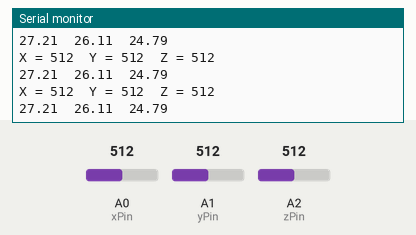
A sketch run on a simulated Arduino Uno, built with avr-gcc and run on an emulated ATmega328P. Parts: the last lines printed to the serial monitor. The inputs (shaded band) are chosen by the test bench; at power-on: A0 (xPin) = 512, A1 (yPin) = 512, A2 (zPin) = 512.

Above: at 1.3 s.
1.4 s: A0 (xPin) set to 716
At 1.83 s:
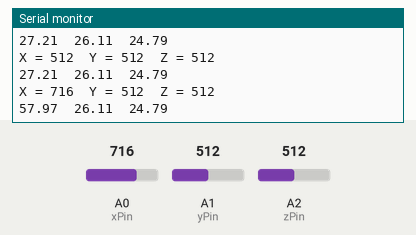
2.9 s: A1 (yPin) set to 716
At 3.33 s:
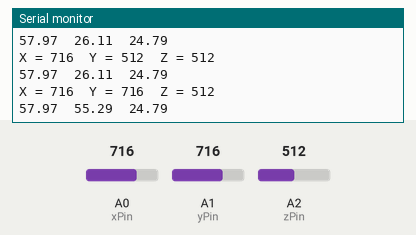
4.4 s: A2 (zPin) set to 716
At 4.84 s:
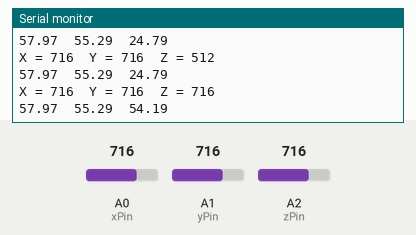
5.9 s: A0 (xPin) set to 900
At 6.35 s:
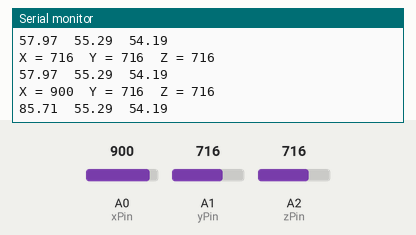
7.4 s: A1 (yPin) set to 900
At 7.85 s:
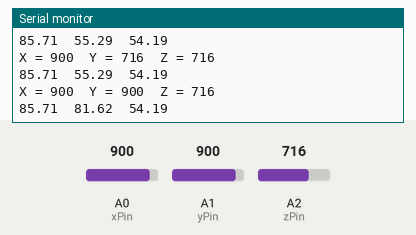
8.9 s: A2 (zPin) set to 900
At 9.36 s:
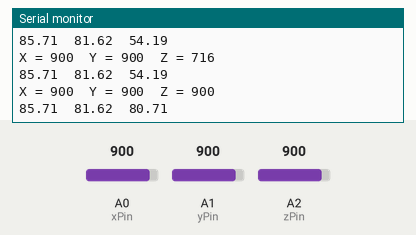
Timing chart, 0 to 11.4 s (numbered marks = the images above; inputs shaded):
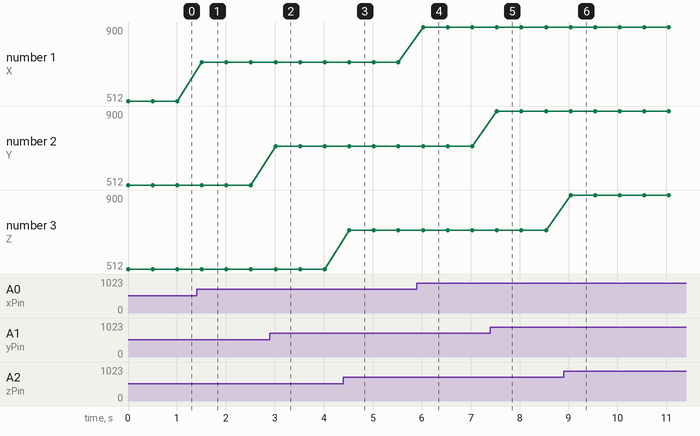

Measured:
- after the input at 1.4 s, the serial monitor: prints a new line after 0.11 s (image 1)
- after the input at 2.9 s, the serial monitor: prints a new line after 0.11 s (image 2)
- after the input at 4.4 s, the serial monitor: prints a new line after 0.12 s (image 3)
- after the input at 5.9 s, the serial monitor: prints a new line after 0.13 s (image 4)
- after the input at 7.4 s, the serial monitor: prints a new line after 0.14 s (image 5)
- after the input at 8.9 s, the serial monitor: prints a new line after 0.14 s (image 6)
- plotted number 1: 512 → 716 after the input at 1.4 s, 716 → 900 after the input at 5.9 s

The sketch:

axis.ino
```cpp
const int xPin = A0;
const int yPin = A1;
const int zPin = A2;


int x=0,y=0,z=0;


void setup() {

  Serial.begin(9600);
}

void loop() {
  // put your main code here, to run repeatedly:
x = analogRead(xPin);
y = analogRead(yPin);
z = analogRead(zPin);


float zero_G = 512.0;
float scale = 102.4;
Serial.print("X = " + String(x) +"\t");
Serial.print("Y = " + String(y) +"\t");
Serial.print("Z = " + String(z) + "\n");
Serial.print(((float)x - 331.5)/65*9.8 );
Serial.print("\t");
Serial.print(((float)y - 329.5)/68.5*9.8 );
Serial.print("\t");
Serial.print(((float)z - 340)/68*9.8 );
Serial.print("\n");
delay(500);
}
```
